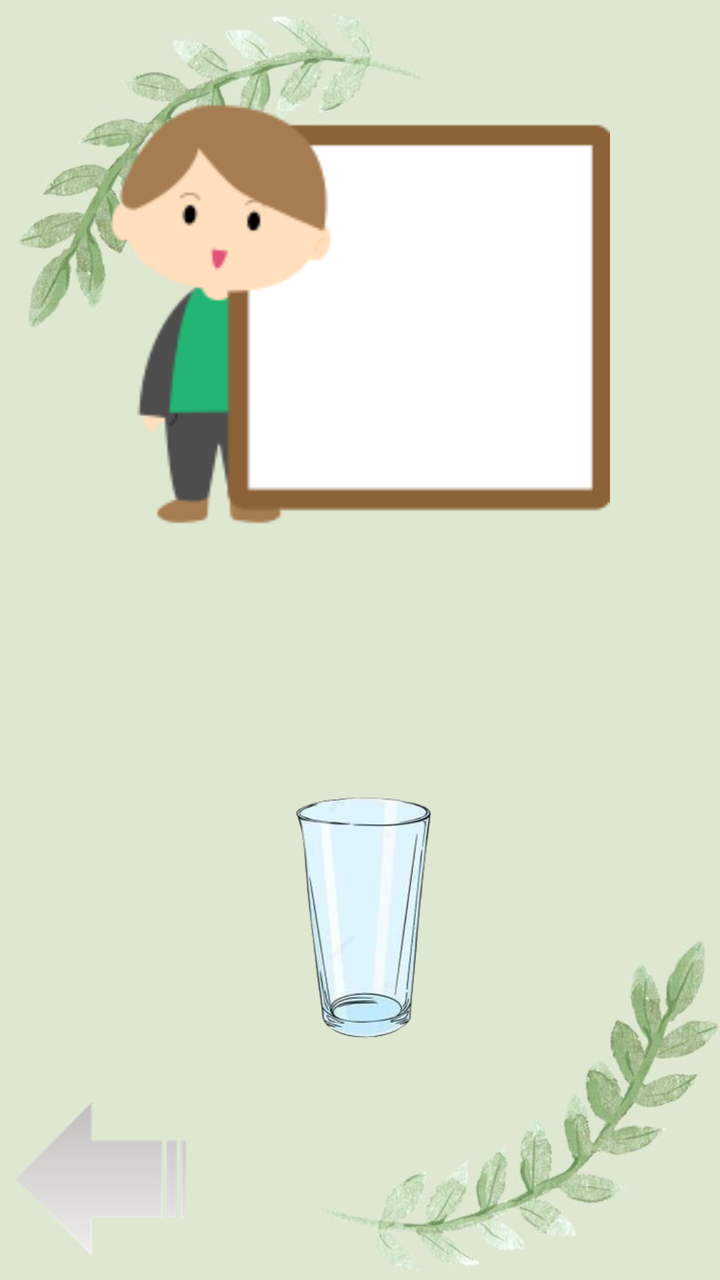
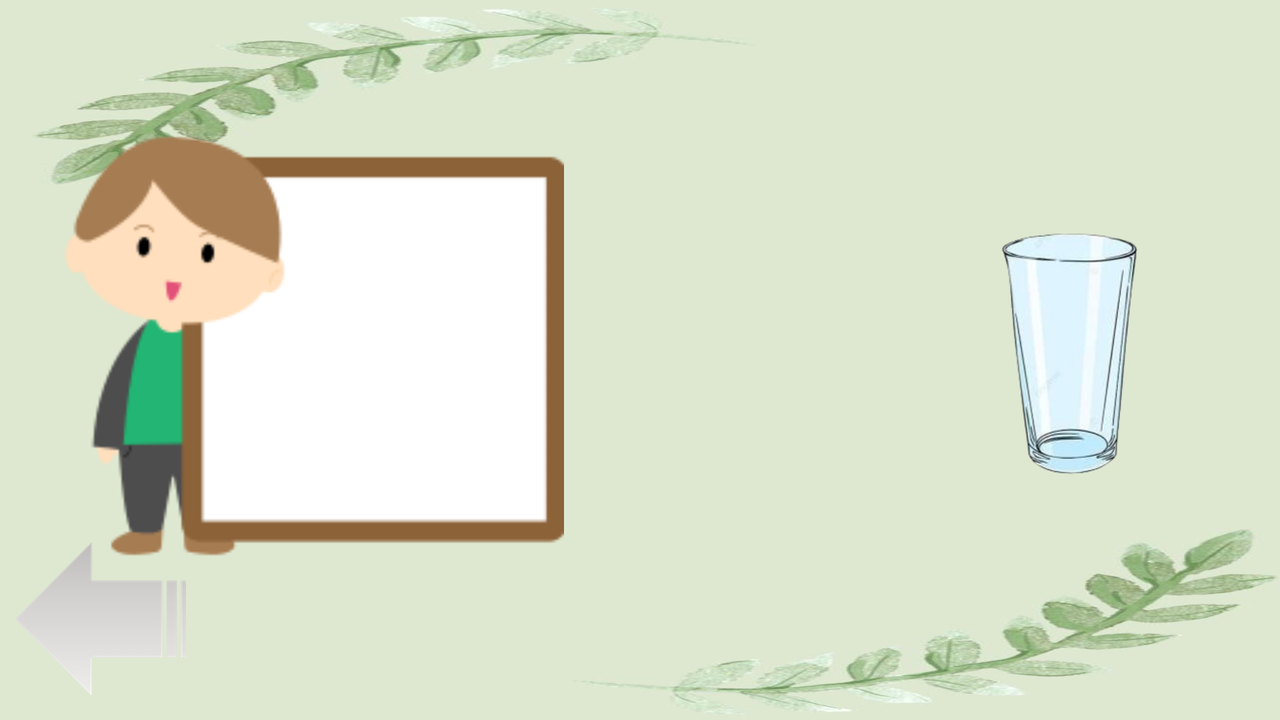

First picture: res/layout/ on a phone held upright. Second picture: the repository's own variant of that layout, on a device whose configuration matches the variant's folder. Source for both follows.
<!-- AndroidManifest.xml: application theme Theme.CommunicationForDailyActivities -->
<!-- res/layout/activity_alat_minum.xml -->
<?xml version="1.0" encoding="utf-8"?>
<androidx.constraintlayout.widget.ConstraintLayout xmlns:android="http://schemas.android.com/apk/res/android"
    xmlns:app="http://schemas.android.com/apk/res-auto"
    xmlns:tools="http://schemas.android.com/tools"
    android:id="@+id/main"
    android:layout_width="match_parent"
    android:layout_height="match_parent"
    android:background="@drawable/background_lain"
    tools:context=".views.AlatMinumActivity">

    <ImageView
        android:id="@+id/ivJawaban"
        android:layout_width="250dp"
        android:layout_height="250dp"
        android:layout_marginTop="32dp"
        app:layout_constraintEnd_toEndOf="parent"
        app:layout_constraintStart_toStartOf="parent"
        app:layout_constraintTop_toTopOf="parent"
        app:srcCompat="@drawable/kotak" />

    <ImageView
        android:id="@+id/ivGelas"
        android:layout_width="150dp"
        android:layout_height="150dp"
        android:layout_marginTop="100dp"
        app:layout_constraintEnd_toEndOf="parent"
        app:layout_constraintStart_toStartOf="parent"
        app:layout_constraintTop_toBottomOf="@+id/ivJawaban"
        app:srcCompat="@drawable/gelas" />

    <ImageView
        android:id="@+id/ivBack"
        android:layout_width="85dp"
        android:layout_height="85dp"
        android:layout_marginStart="8dp"
        android:layout_marginBottom="8dp"
        android:rotation="180"
        app:layout_constraintBottom_toBottomOf="parent"
        app:layout_constraintStart_toStartOf="parent"
        app:srcCompat="@drawable/back" />

</androidx.constraintlayout.widget.ConstraintLayout>
<!-- resources referenced by this layout -->
<resources>
  <!-- drawable back: jpg bitmap (drawable, 6738 bytes) -->
  <!-- drawable background_lain: jpg bitmap (drawable, 25680 bytes) -->
  <!-- drawable gelas: jpg bitmap (drawable, 49908 bytes) -->
  <!-- drawable kotak: webp bitmap (drawable, 2524 bytes) -->
  <style name="Theme.CommunicationForDailyActivities" parent="Base.Theme.CommunicationForDailyActivities" />
  <style name="Base.Theme.CommunicationForDailyActivities" parent="Theme.Material3.DayNight.NoActionBar">
          
          
      </style>
</resources>
<!-- res/layout-land/activity_alat_minum.xml (the repository's variant of the layout above) -->
<!-- drawn on the phone turned sideways -->
<?xml version="1.0" encoding="utf-8"?>
<androidx.constraintlayout.widget.ConstraintLayout xmlns:android="http://schemas.android.com/apk/res/android"
    xmlns:app="http://schemas.android.com/apk/res-auto"
    xmlns:tools="http://schemas.android.com/tools"
    android:id="@+id/main"
    android:layout_width="match_parent"
    android:layout_height="match_parent"
    android:background="@drawable/background_lain"
    tools:context=".views.AlatMinumActivity">

    <ImageView
        android:id="@+id/ivJawaban"
        android:layout_width="250dp"
        android:layout_height="250dp"
        android:layout_marginStart="32dp"
        android:layout_marginTop="48dp"
        app:layout_constraintStart_toStartOf="parent"
        app:layout_constraintTop_toTopOf="parent"
        app:srcCompat="@drawable/kotak" />

    <ImageView
        android:id="@+id/ivGelas"
        android:layout_width="150dp"
        android:layout_height="150dp"
        android:layout_marginTop="100dp"
        android:layout_marginEnd="32dp"
        app:layout_constraintEnd_toEndOf="parent"
        app:layout_constraintTop_toTopOf="parent"
        app:srcCompat="@drawable/gelas" />

    <ImageView
        android:id="@+id/ivBack"
        android:layout_width="85dp"
        android:layout_height="85dp"
        android:layout_marginStart="8dp"
        android:layout_marginBottom="8dp"
        android:rotation="180"
        app:layout_constraintBottom_toBottomOf="parent"
        app:layout_constraintStart_toStartOf="parent"
        app:srcCompat="@drawable/back" />

</androidx.constraintlayout.widget.ConstraintLayout>
